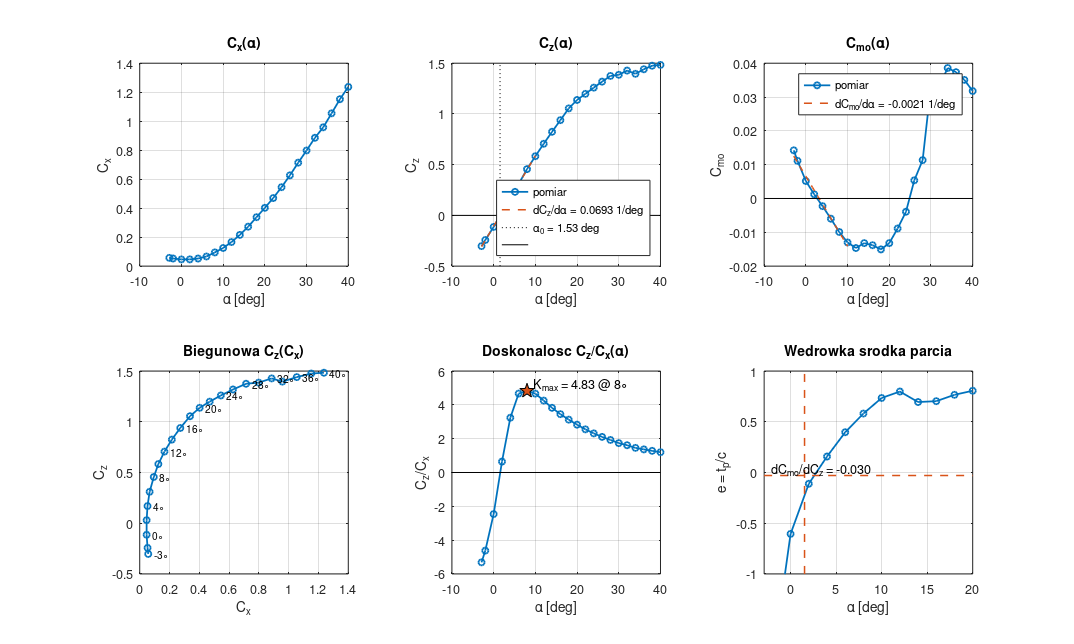
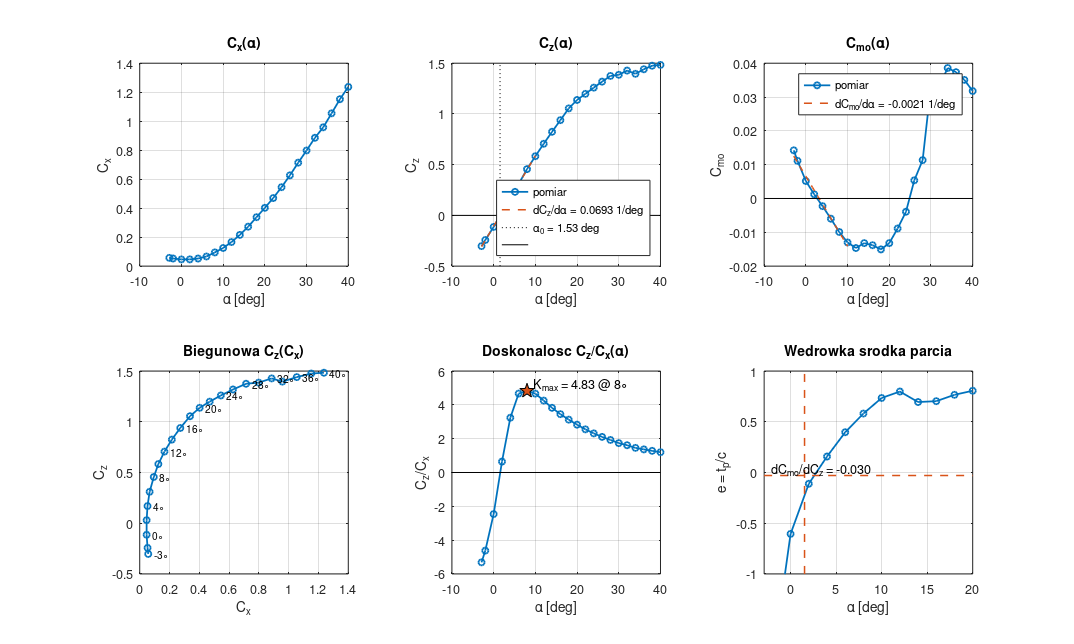
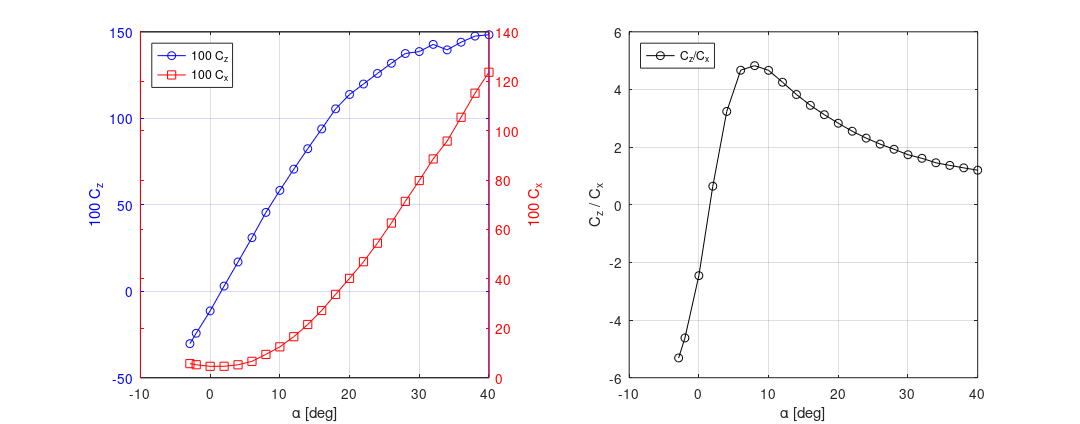

Write the MATLAB code that produced these figures, in order.
clc; clear; close all;
# UWAGA - kod w octave. Żeby działało w matlabie
# trzeba zamienić dlmread w linijce 17 i zamienić na odpowiednie readmatrix
# w przypadku dalszych bledow - powdzenia, chat i w drogę

% ================= constants =================
ro = 1.1975;            % air density [kg/m^3]
g  = 9.81;
nu = 1.52e-5;           % kinematic viscosity of air [m^2/s]
c  = 0.12;              % chord [m]
S  = 0.42 * 0.12;       % wing area [m^2]  (= 0.0504)
scale = 100;            % 100 -> plots of 100*Cz, 100*Cx like the original graph
sc = sprintf("%g", scale);

% ================= data =================
% columns: q alfa beta N -m -T C n l date time temp
dane = dlmread("nike69.dat", "", 2, 0);
dane = real(dane);
dane(:, 5:6) = -dane(:, 5:6);          % sign change: columns 5, 6 -> m, T

q     = g * mean(dane(:,1));           % dynamic pressure [Pa] (mmH2O -> Pa)
alpha = dane(:,2);                     % angle of attack [deg]
N     = dane(:,4);                     % normal force
m     = dane(:,5);                     % moment
T     = dane(:,6);                     % tangential force
n     = dane(:,8);                     % small moment "n" (used by the graded code)

% ================= flow check =================
v  = sqrt(2*q/ro);
Re = v * c / nu;
printf("q = %.1f Pa (0.5*ro*v^2 check: v = %.2f m/s), Re = %.3g\n", q, v, Re);

% ================= forces: rotate to flow axes =================
a  = alpha * pi/180;
z  = N.*cos(a) - T.*sin(a);            % lift
x  = N.*sin(a) + T.*cos(a);            % drag

% ================= coefficients =================
Cz  = z / (q*S);
Cx  = x / (q*S);
K   = Cz ./ Cx;                        % lift-to-drag ratio
Mo  = m * 0.196 * 1.503;               % CHECK these factors in your lab manual
Cmo = Mo / (q*S*c);
Cn  = n / (q*S);
tp  = Cmo ./ Cn;                       % center of pressure (as in the graded code)
tp_plot = tp / c / 65;

% ================= linear range fits (-3 .. 10 deg) =================
lin = alpha >= -3 & alpha <= 10;
pz  = polyfit(alpha(lin), Cz(lin), 1);   alfa0 = -pz(2)/pz(1);   % Cz = 0
pm  = polyfit(alpha(lin), Cmo(lin), 1);                          % dCmo/dalpha
pa  = polyfit(Cz(lin), Cmo(lin), 1);     ta_c = pa(1);           % dCmo/dCz
[Kmax, iK] = max(K);

printf("alfa0 = %.2f deg\n", alfa0);
printf("dCz/dalpha = %.4f 1/deg\n", pz(1));
printf("dCmo/dalpha = %.4f 1/deg\n", pm(1));
printf("ta/c = %.4f  (ta = %.1f mm)\n", ta_c, ta_c*c*1000);
printf("Kmax = %.2f @ %.1f deg\n", Kmax, alpha(iK));

col = [0 0.447 0.741];  fitc = [0.85 0.325 0.098];
lw = 1.4;  ms = 5;
af = linspace(min(alpha), 10, 50);

% ================= figure 1: 6 characteristics =================
f1 = figure("color", "w");

subplot(2,3,1)
plot(alpha, Cx, "o-", "color", col, "linewidth", lw, "markersize", ms);
grid on; xlabel("\\alpha [deg]"); ylabel("C_x"); title("C_x(\\alpha)");

subplot(2,3,2)
plot(alpha, Cz, "o-", "color", col, "linewidth", lw, "markersize", ms); hold on;
plot(af, polyval(pz, af), "--", "color", fitc, "linewidth", 1.2);
yl = ylim; plot([alfa0 alfa0], yl, ":k");
plot(xlim, [0 0], "k-");
grid on; xlabel("\\alpha [deg]"); ylabel("C_z"); title("C_z(\\alpha)");
legend("pomiar", sprintf("dC_z/d\\alpha = %.4f 1/deg", pz(1)), ...
       sprintf("\\alpha_0 = %.2f deg", alfa0), "", "location", "southeast");
hold off

subplot(2,3,3)
plot(alpha, Cmo, "o-", "color", col, "linewidth", lw, "markersize", ms); hold on;
plot(af, polyval(pm, af), "--", "color", fitc, "linewidth", 1.2);
plot(xlim, [0 0], "k-");
grid on; xlabel("\\alpha [deg]"); ylabel("C_{mo}"); title("C_{mo}(\\alpha)");
legend("pomiar", sprintf("dC_{mo}/d\\alpha = %.4f 1/deg", pm(1)), "location", "best");
hold off

subplot(2,3,4)
plot(Cx, Cz, "o-", "color", col, "linewidth", lw, "markersize", ms); hold on;
for i = 1:2:numel(alpha)
  text(Cx(i), Cz(i), sprintf("  %d\\circ", round(alpha(i))), "fontsize", 8);
end
grid on; xlabel("C_x"); ylabel("C_z"); title("Biegunowa C_z(C_x)");
hold off

subplot(2,3,5)
plot(alpha, K, "o-", "color", col, "linewidth", lw, "markersize", ms); hold on;
plot(alpha(iK), Kmax, "p", "markersize", 12, "markerfacecolor", fitc, "markeredgecolor", "k");
text(alpha(iK), Kmax, sprintf("  K_{max} = %.2f @ %.0f\\circ", Kmax, alpha(iK)), ...
     "verticalalignment", "bottom");
plot(xlim, [0 0], "k-");
grid on; xlabel("\\alpha [deg]"); ylabel("C_z/C_x"); title("Doskonalosc C_z/C_x(\\alpha)");
hold off

subplot(2,3,6)
m20 = alpha <= 20;
plot(alpha(m20), tp_plot(m20), "o-", "color", col, "linewidth", lw, "markersize", ms); hold on;
plot([alfa0 alfa0], [-1 1], "--", "color", fitc, "linewidth", 1.2);
plot([min(alpha) 20], [ta_c ta_c], "--", "color", fitc, "linewidth", 1.2);
xlim([min(alpha) 20]); ylim([-1 1]);
grid on; xlabel("\\alpha [deg]"); ylabel("e = t_p/c"); title("Wedrowka srodka parcia");
text(min(alpha)+0.5, ta_c, sprintf(" dC_{mo}/dC_z = %.3f", ta_c), "verticalalignment", "bottom");
hold off

% ================= figure 2: dual axis (Cz, Cx) + Cz/Cx =================
f2 = figure("color", "w");

ax1 = subplot(1,2,1);
h1 = plot(ax1, alpha, scale*Cz, "b-o");
grid(ax1, "on");
xlabel(ax1, "\\alpha [deg]"); ylabel(ax1, [sc " C_z"]);
set(ax1, "ycolor", "b");

ax2 = axes("position", get(ax1, "position"));
h2 = plot(ax2, alpha, scale*Cx, "r-s");
set(ax2, "color", "none", "yaxislocation", "right", ...
         "xlim", get(ax1, "xlim"), "xtick", [], "ycolor", "r");
ylabel(ax2, [sc " C_x"]);
legend([h1 h2], {[sc " C_z"], [sc " C_x"]}, "location", "northwest");

ax3 = subplot(1,2,2);
plot(ax3, alpha, K, "k-o"); grid(ax3, "on");
xlabel(ax3, "\\alpha [deg]"); ylabel(ax3, "C_z / C_x");
legend(ax3, "C_z/C_x", "location", "northwest");

% ================= export (PDF page = figure size, PNG 300 dpi) =================
set(f1, "paperunits", "centimeters", "papersize", [30 18], "paperposition", [0 0 30 18]);
print(f1, "charakterystyki.pdf", "-dpdf");
print(f1, "charakterystyki.png", "-dpng", "-r300");

set(f2, "paperunits", "centimeters", "papersize", [28 11], "paperposition", [0 0 28 11]);
print(f2, "cz_cx_ld.pdf", "-dpdf");
